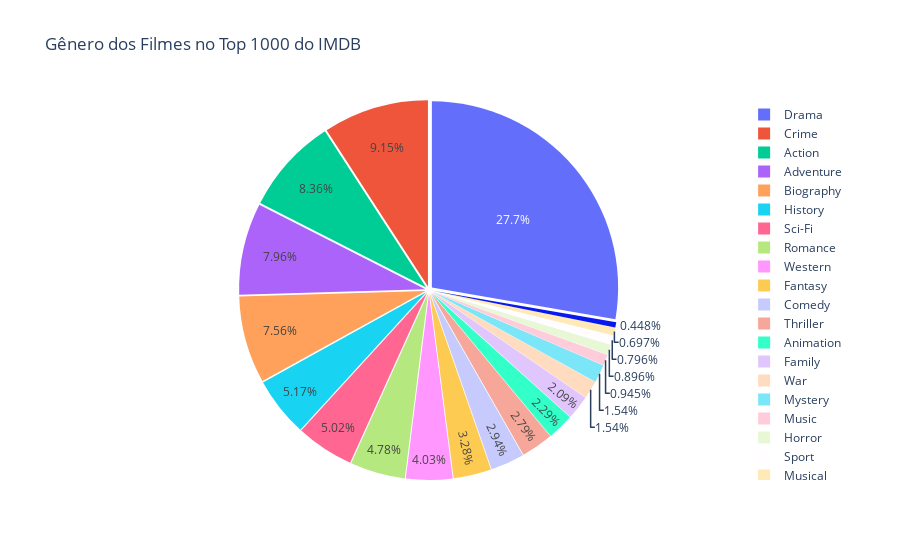

Write notebook code for a chart like this one.
### Markdown cell above
**Gênero dos Filmes**: Para analisar quais gêneros são predominantes no Top 1000 filmes do IMDB, utilizaremos um **Gráfico de Pizza**, pois se trata de uma variável categórica nominal.

Com base no gráfico, é visível que o gênero Drama se destaca, caracterizando quase 30% dos filmes. Junto do Drama, os gêneros Crime, Ação e Aventura correspondem à metade dos filmes, enquanto os outros 50% estão distribuídos entre 17 categorias menos relevantes.

### Code cell
# Distribuição dos Gênero dos Filmes no Top 1000
df_aux = df.copy()
df_aux['Genre'] = df_aux['Genre'].str.split(', ')
df_aux = df_aux.explode('Genre')

fig = px.pie(values=df_aux["Genre"].value_counts(), 
             names=df_aux["Genre"].unique(), 
             title='Gênero dos Filmes no Top 1000 do IMDB').update_traces(pull=0.02)
fig.show()

### Figure 1 — Plotly figure (JSON) as saved in the notebook; plotly's stock layout.template omitted (floating-point values rounded to 4 significant figures)
{"data": [{"domain": {"x": [0, 1], "y": [0, 1]}, "hovertemplate": "label=%{label}<br>value=%{value}<extra></extra>", "labels": ["Drama", "Crime", "Action", "Adventure", "Biography", "History", "Sci-Fi", "Romance", "Western", "Fantasy", "Comedy", "Thriller", "Animation", "Family", "War", "Mystery", "Music", "Horror", "Sport", "Musical", "Film-Noir"], "legendgroup": "", "name": "", "pull": 0.02, "showlegend": true, "type": "pie", "values": [557, 184, 168, 160, 152, 104, 101, 96, 81, 66, 59, 56, 46, 42, 31, 31, 19, 18, 16, 14, 9]}], "layout": {"legend": {"tracegroupgap": 0}, "title": {"text": "Gênero dos Filmes no Top 1000 do IMDB"}}}
